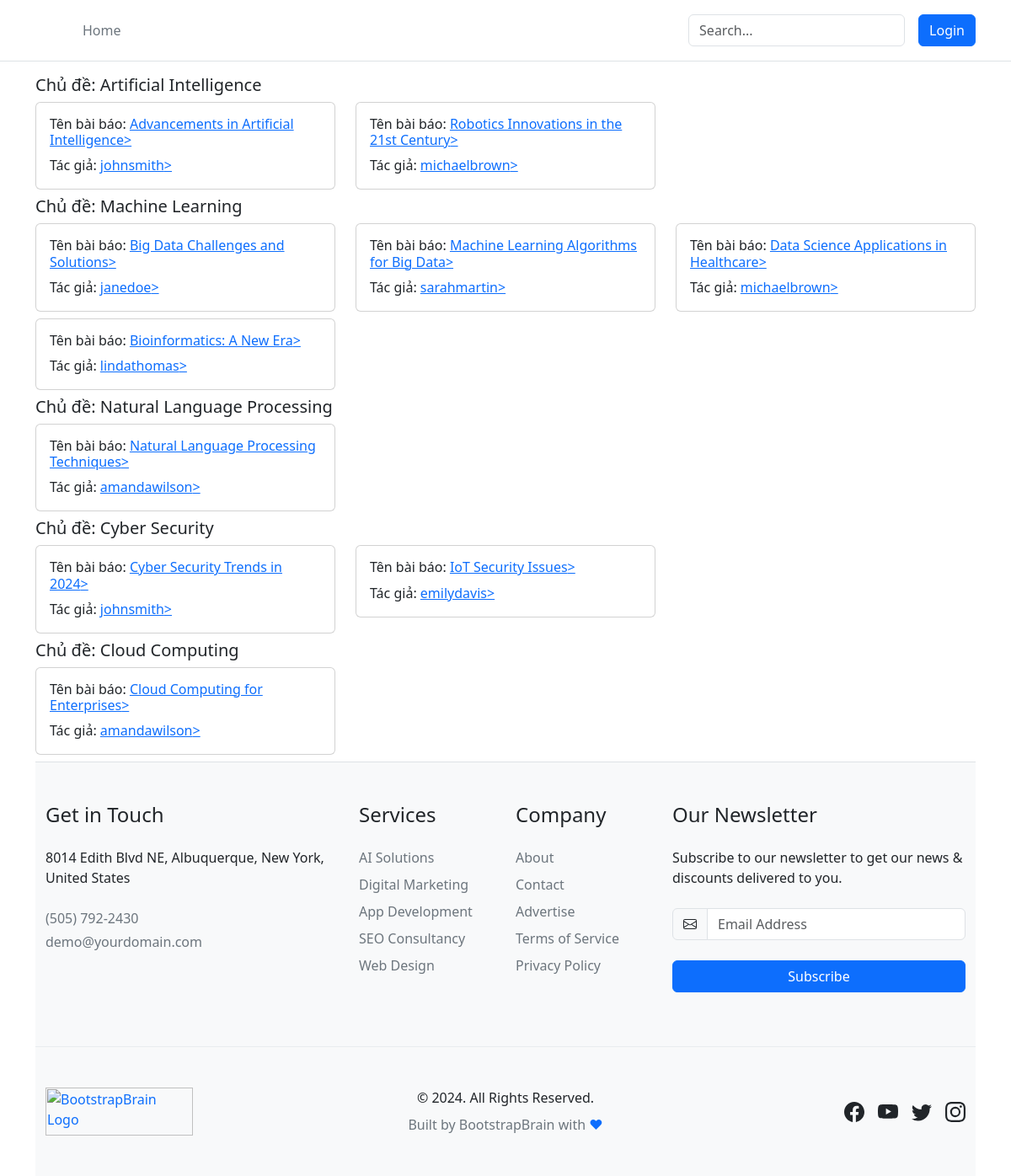
The page / on the database its author committed.
### tables this page shows
CREATE TABLE TOPICS (
    topic_id INT AUTO_INCREMENT PRIMARY KEY,
    topic_name VARCHAR(255) NOT NULL
);

### config/method.php (called while the page is built, shortened)
<?php
    function execute($conn, $type, $sql, $data, $selectFields, $tableName, $conditions)
    {
        try {
            if($type == 'select')
                return recored_select($conn, $selectFields, $tableName, $conditions);
            else if($type == 'insert')
                return recored_insert($conn, $tableName, $data);
            else if($type == 'update')
                return recored_update($conn, $tableName, $data, $conditions);
            else if($type == "delete")
                return recored_delete($conn, $tableName, $conditions);
            else
                return recored_special($conn, $sql);
        } catch (\Throwable $th) {
            throw $th;
        }
    }
    function recored_special($conn, $query) {
        $result = mysqli_query($conn, $query);
        return $result;
    }
?>

### index.php (the view, shortened to what this page needs)
<?php include_once('components/header.php') ?>
<?php
require("./config/connect.php");
require("./config/method.php");
$sqlstring = "SELECT
    topic_name,
    paper_id,
    title,
    abstract,
    author_string_list,
    author_username,
    user_id,
    topic_id,
    conference_id
FROM (
    SELECT
        t.topic_name,
        p.paper_id,
        p.title,
        p.abstract,
        p.author_string_list,
        u.username AS author_username,
        p.user_id,
        p.topic_id,
        p.conference_id,
        ROW_NUMBER() OVER (PARTITION BY t.topic_id ORDER BY c.start_date DESC) AS row_num
    FROM PAPERS p
    JOIN TOPICS t ON p.topic_id = t.topic_id
    JOIN USERS u ON p.user_id = u.user_id
    JOIN conferences c ON c.conference_id = p.paper_id
    WHERE YEAR(c.start_date) = YEAR(CURDATE())
) ranked
WHERE row_num <= 5;
";
$result = execute($conn,"special", $sqlstring,"", [], "", []);
?>
<div class="container">
      <?php
      $pre_topic = "";
      $iq = 1;
      while ($row = mysqli_fetch_array($result)) {
        $cur_topic = $row['topic_name'];
        $topic_name = $row['topic_name'];
        $title = $row['title'];
        $paper_id = $row['paper_id'];
        $author_username = $row['author_username'];
        $user_id = $row['user_id'];
      ?>
        <?php
        if($cur_topic != $pre_topic){
          $str_echo = "<div class='row'><h1 style='font-size: 20px;'>Chủ đề: $topic_name</h1>";
          if($iq!=1){
            $str_echo = "</div>" . $str_echo;
          }
          else{
            $iq=2;
          }
        }
        echo $str_echo;
        $str_echo = ''
        ?>
            <?php echo "
            <div class='col-4 mb-2'>
                <div class='card'>
                    <div class='card-body'>
                        <h3 class='card-title' style='font-size: 16px;'>Tên bài báo: <a href='/pages/paper.php?id=$paper_id'>$title></a></h3>
                        <p class='card-text' style='font-size: 16px;'>Tác giả: <a href='/pages/profile.php?id=$user_id>'>$author_username></a></p>
                    </div>
                </div>
            </div>
            ";
            ?>
      <?php
        $pre_topic = $cur_topic;
    } ?>
</div>
<?php include_once('components/footer.php') ?>

### rows shown on the page
topics: topic_name "Artificial Intelligence", title "Advancements in Artificial Intelligence", author_username "johnsmith", title "Robotics Innovations in the 21st Century", author_username "michaelbrown"
topics: topic_name "Machine Learning", title "Big Data Challenges and Solutions", author_username "janedoe", title "Machine Learning Algorithms for Big Data", author_username "sarahmartin", title "Data Science Applications in Healthcare", author_username "michaelbrown", title "Bioinformatics: A New Era", author_username "lindathomas"
topics: topic_name "Natural Language Processing", title "Natural Language Processing Techniques", author_username "amandawilson"
topics: topic_name "Cyber Security", title "Cyber Security Trends in 2024", author_username "johnsmith", title "IoT Security Issues", author_username "emilydavis"
topics: topic_name "Cloud Computing", title "Cloud Computing for Enterprises", author_username "amandawilson"
